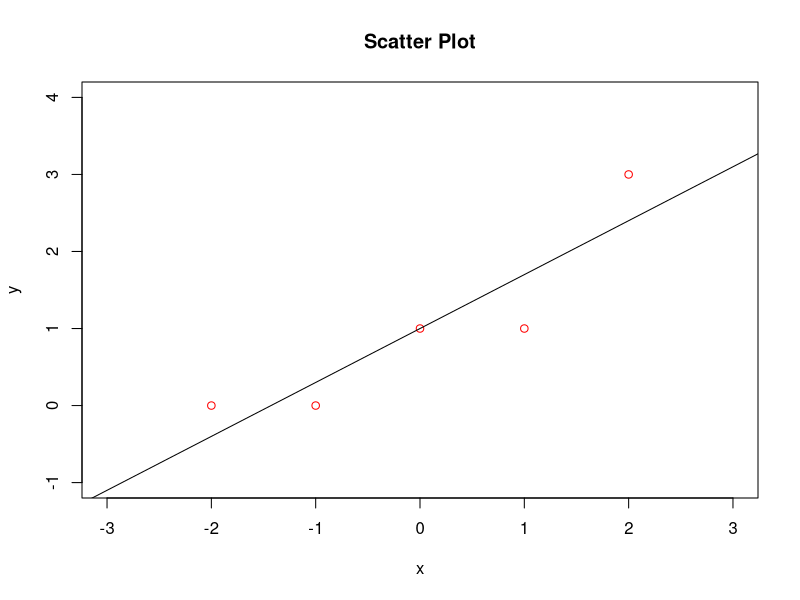
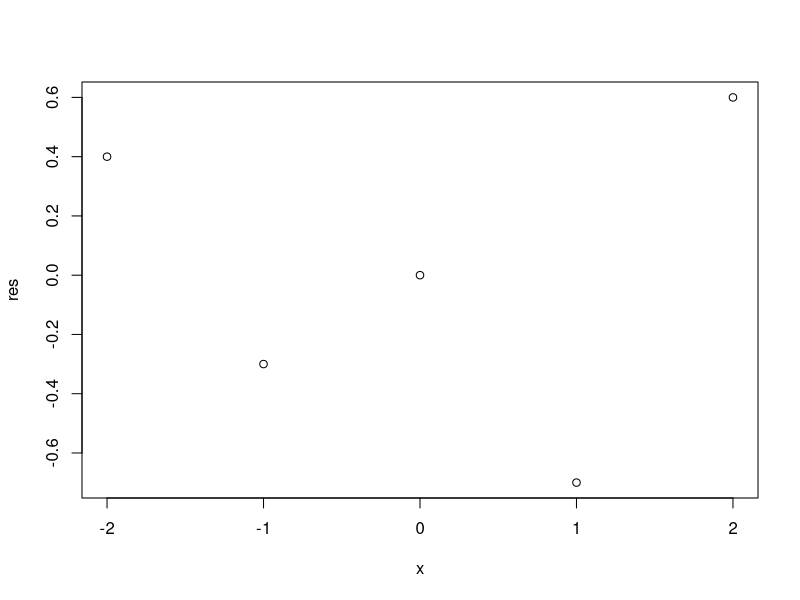

The R script that drew these images, in order:
# Wackerly Mathematical Statistics w/ app. 7th ed.
# Chapter 11 Questions
# Started August 17th, 2018
# Kenneth Sharman

x <- c(-2, -1, 0, 1, 2)
y <- c(0, 0, 1, 1, 3)
plot(x, y, col = "red", main = "Scatter Plot", ylim = c(-1, 4), xlim = c(-3, 3))

result <- lm(y ~ x)
result

abline(result)

summary(result)

# Find a confidence interval at x =1 
predict(result, data.frame(x = 1), level = .90, interval = "confidence")

# Find a confidence interval at x =2
predict(result, data.frame(x = 2), level = .90, interval = "prediction")

res<-resid(result)
res

plot(x,res)
